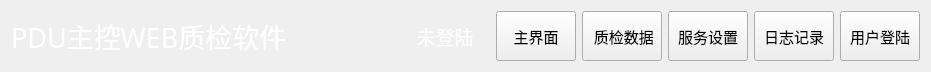
<?xml version="1.0" encoding="UTF-8"?>
<ui version="4.0">
 <class>NavBarWid</class>
 <widget class="QWidget" name="NavBarWid">
  <property name="geometry">
   <rect>
    <x>0</x>
    <y>0</y>
    <width>931</width>
    <height>72</height>
   </rect>
  </property>
  <property name="windowTitle">
   <string>Form</string>
  </property>
  <layout class="QGridLayout" name="gridLayout">
   <item row="0" column="1">
    <spacer name="horizontalSpacer">
     <property name="orientation">
      <enum>Qt::Horizontal</enum>
     </property>
     <property name="sizeHint" stdset="0">
      <size>
       <width>52</width>
       <height>20</height>
      </size>
     </property>
    </spacer>
   </item>
   <item row="0" column="6">
    <widget class="QPushButton" name="logBtn">
     <property name="maximumSize">
      <size>
       <width>200</width>
       <height>50</height>
      </size>
     </property>
     <property name="font">
      <font>
       <family>微软雅黑</family>
       <pointsize>11</pointsize>
      </font>
     </property>
     <property name="text">
      <string>日志记录</string>
     </property>
    </widget>
   </item>
   <item row="0" column="7">
    <widget class="QPushButton" name="loginBtn">
     <property name="maximumSize">
      <size>
       <width>200</width>
       <height>50</height>
      </size>
     </property>
     <property name="font">
      <font>
       <family>微软雅黑</family>
       <pointsize>11</pointsize>
      </font>
     </property>
     <property name="text">
      <string>用户登陆</string>
     </property>
    </widget>
   </item>
   <item row="0" column="3">
    <widget class="QPushButton" name="homeBtn">
     <property name="maximumSize">
      <size>
       <width>200</width>
       <height>50</height>
      </size>
     </property>
     <property name="font">
      <font>
       <family>微软雅黑</family>
       <pointsize>11</pointsize>
      </font>
     </property>
     <property name="text">
      <string>主界面</string>
     </property>
    </widget>
   </item>
   <item row="0" column="4">
    <widget class="QPushButton" name="dataBtn">
     <property name="maximumSize">
      <size>
       <width>200</width>
       <height>50</height>
      </size>
     </property>
     <property name="font">
      <font>
       <family>微软雅黑</family>
       <pointsize>11</pointsize>
      </font>
     </property>
     <property name="text">
      <string> 质检数据</string>
     </property>
    </widget>
   </item>
   <item row="0" column="0">
    <widget class="QLabel" name="label">
     <property name="font">
      <font>
       <family>微软雅黑</family>
       <pointsize>20</pointsize>
      </font>
     </property>
     <property name="styleSheet">
      <string notr="true">color: rgb(255, 255, 255);</string>
     </property>
     <property name="text">
      <string>PDU主控WEB质检软件</string>
     </property>
    </widget>
   </item>
   <item row="0" column="5">
    <widget class="QPushButton" name="setBtn">
     <property name="maximumSize">
      <size>
       <width>200</width>
       <height>50</height>
      </size>
     </property>
     <property name="font">
      <font>
       <family>微软雅黑</family>
       <pointsize>11</pointsize>
      </font>
     </property>
     <property name="text">
      <string>服务设置</string>
     </property>
    </widget>
   </item>
   <item row="0" column="2">
    <widget class="QLabel" name="userLab">
     <property name="minimumSize">
      <size>
       <width>90</width>
       <height>0</height>
      </size>
     </property>
     <property name="font">
      <font>
       <family>微软雅黑</family>
       <pointsize>14</pointsize>
      </font>
     </property>
     <property name="contextMenuPolicy">
      <enum>Qt::PreventContextMenu</enum>
     </property>
     <property name="styleSheet">
      <string notr="true">color: rgb(255, 255, 255);</string>
     </property>
     <property name="text">
      <string>未登陆</string>
     </property>
     <property name="alignment">
      <set>Qt::AlignCenter</set>
     </property>
    </widget>
   </item>
  </layout>
 </widget>
 <resources/>
 <connections/>
</ui>
